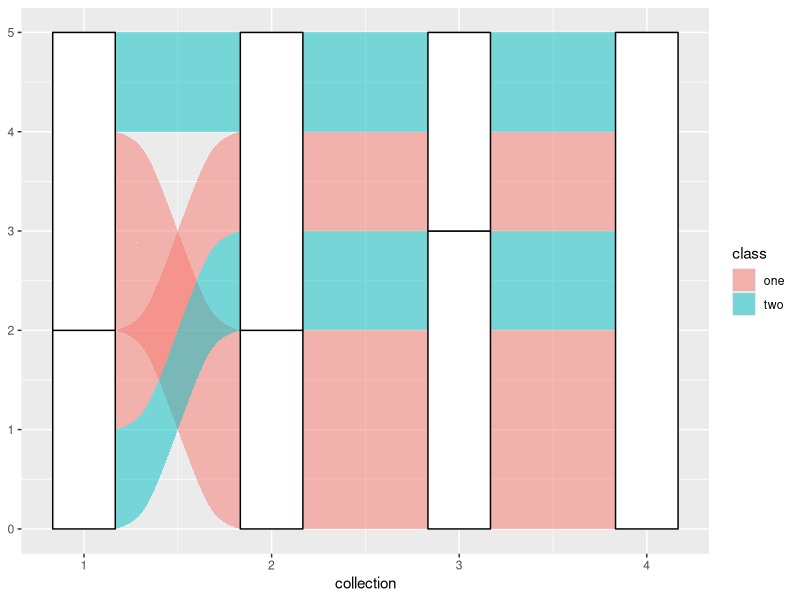
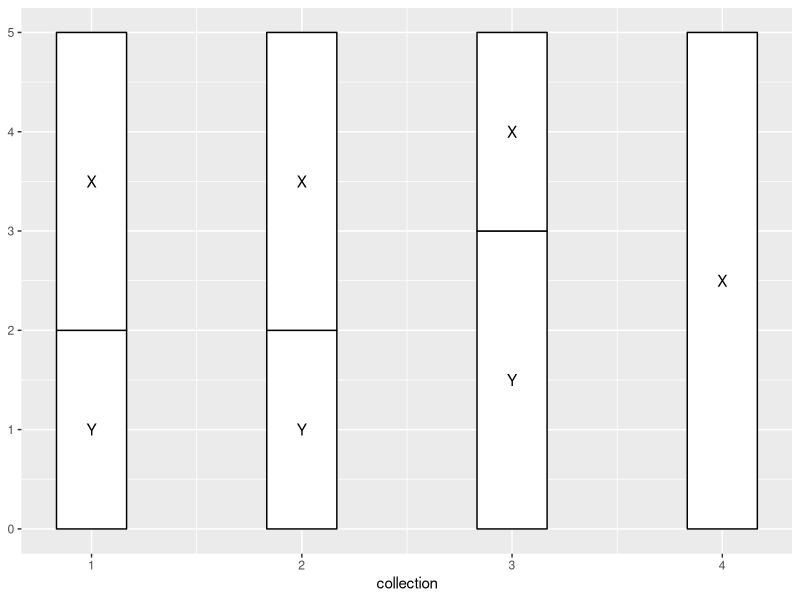
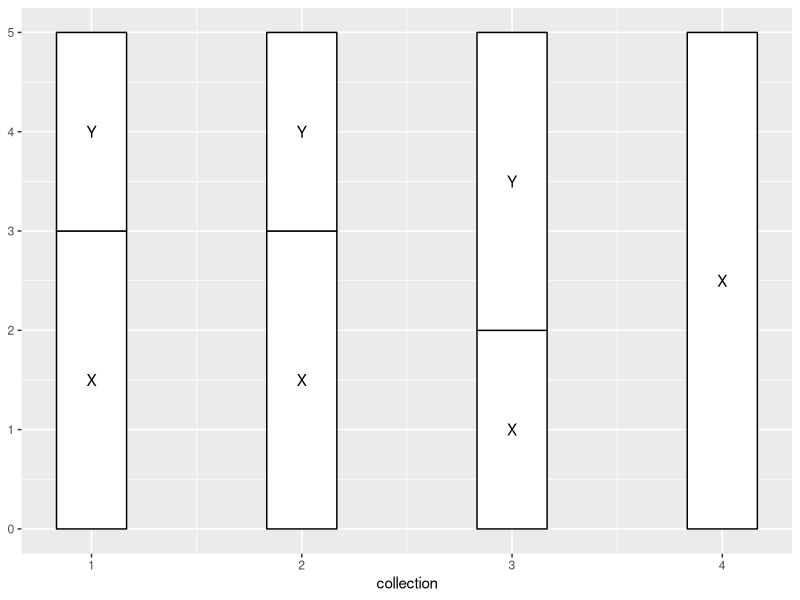
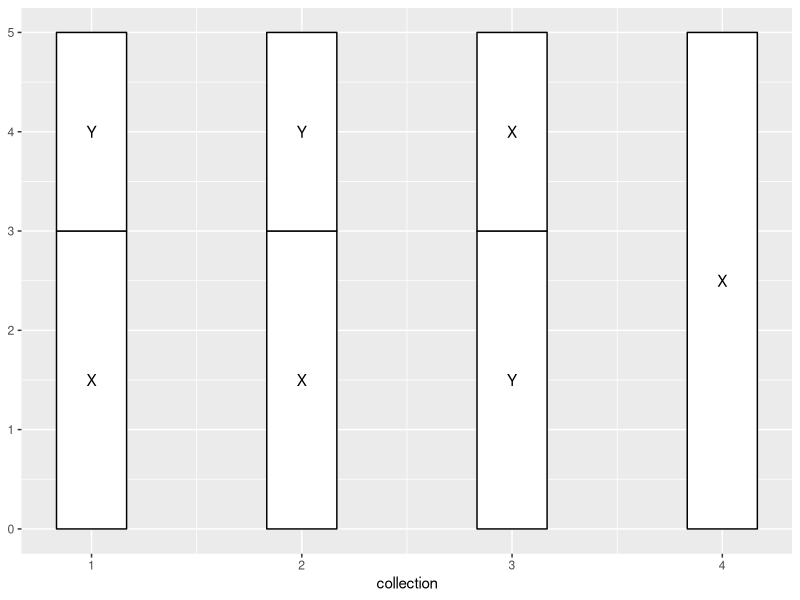
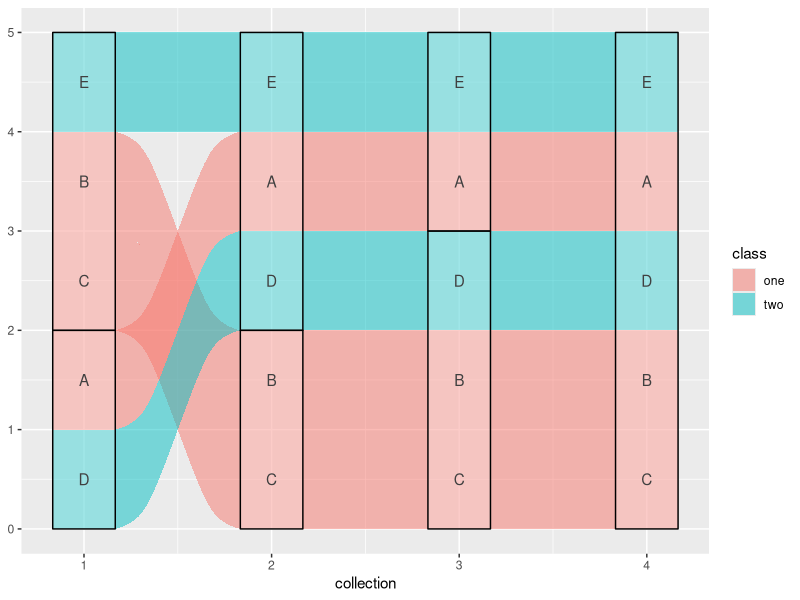
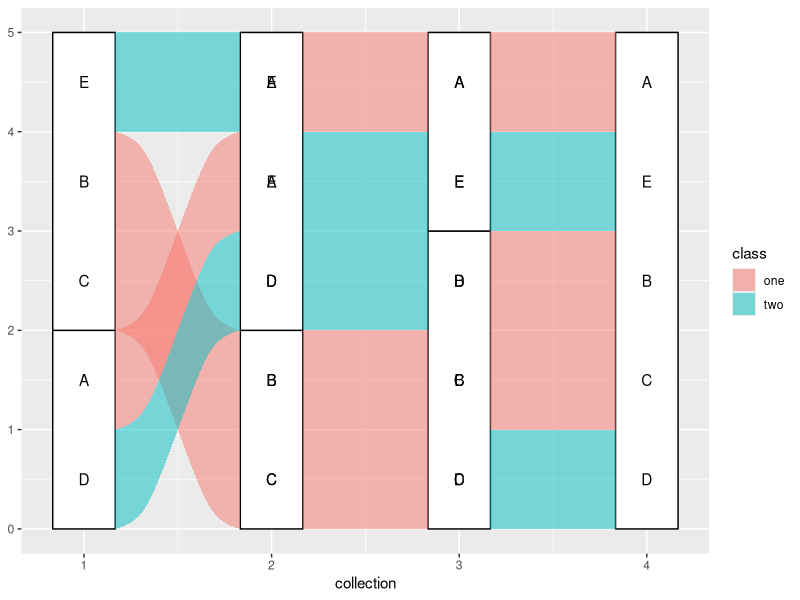
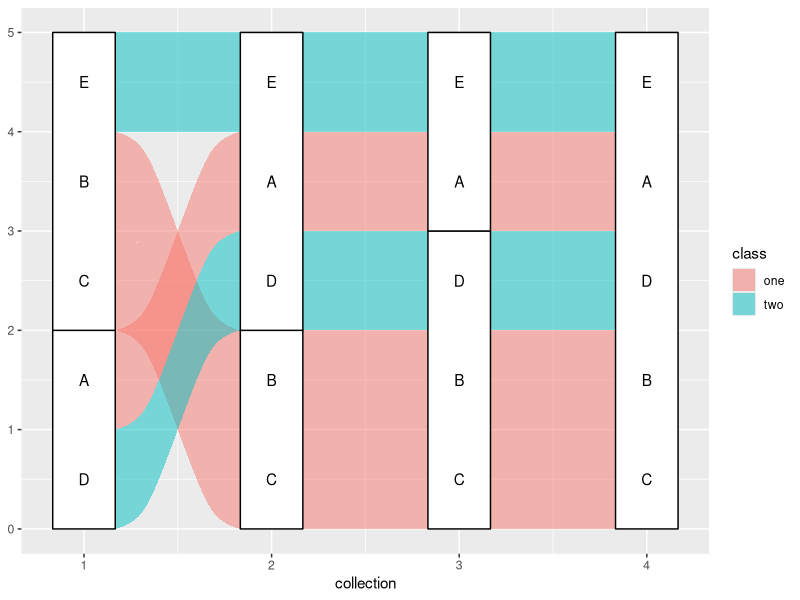
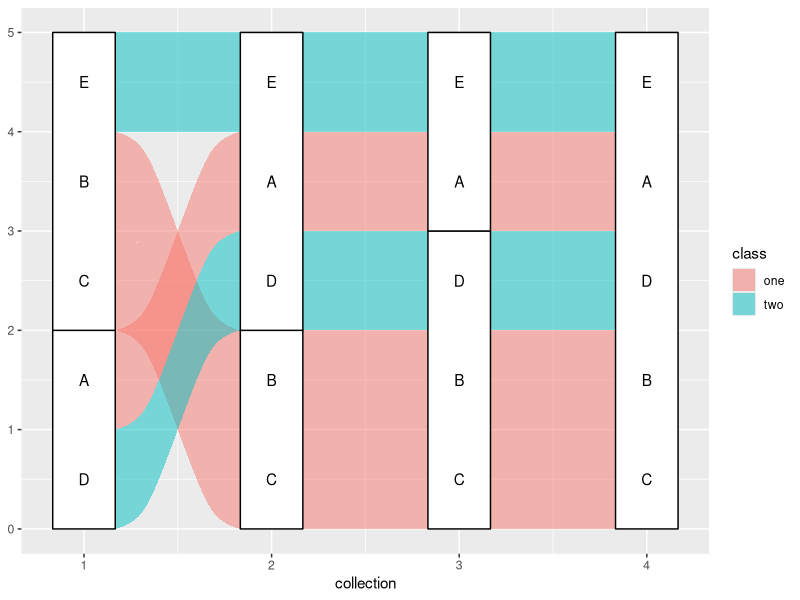

Recreate these plots in R, in order. (Note: this script raises an error after producing the figures.)
## ---- chunk 1
knitr::opts_chunk$set(fig.width = 6, fig.height = 3, fig.align = "center")
library(ggalluvial)
## ---- chunk 2
# toy data set
set.seed(0)
toy <- data.frame(
  subject = rep(LETTERS[1:5], times = 4),
  collection = rep(1:4, each  = 5),
  category = rep(
    sample(c("X", "Y"), 16, replace = TRUE),
    rep(c(1, 2, 1, 1), times = 4)
  ),
  class = c("one", "one", "one", "two", "two")
)
print(toy)
## ---- chunk 3
ggplot(toy, aes(x = collection, stratum = category, alluvium = subject)) +
  geom_alluvium(aes(fill = class)) +
  geom_stratum()
## ---- chunk 4
# collection point and category variables only
data <- setNames(toy[, 2:3], c("x", "stratum"))
# required fields for stat transformations
data$y <- 1
data$PANEL <- 1
# stratum transformation
StatStratum$compute_panel(data)
## ---- chunk 5
ggplot(toy, aes(x = collection, stratum = category)) +
  stat_stratum() +
  stat_stratum(geom = "text", aes(label = category))
## ---- chunk 6
# stratum transformation with strata in original order
StatStratum$compute_panel(data, reverse = FALSE)
ggplot(toy, aes(x = collection, stratum = category)) +
  stat_stratum(reverse = FALSE) +
  stat_stratum(geom = "text", aes(label = category), reverse = FALSE)
## ---- chunk 7
# stratum transformation with strata in original order
StatStratum$compute_panel(data, reverse = FALSE)
ggplot(toy, aes(x = collection, stratum = category)) +
  stat_stratum(decreasing = TRUE) +
  stat_stratum(geom = "text", aes(label = category), decreasing = TRUE)
## ---- chunk 8
# collection point, category, and subject variables
data <- setNames(toy[, 1:3], c("alluvium", "x", "stratum"))
# required fields for stat transformations
data$y <- 1
data$PANEL <- 1
# alluvium transformation
StatAlluvium$compute_panel(data)
## ---- chunk 9
ggplot(toy, aes(x = collection, stratum = category, alluvium = subject)) +
  stat_alluvium(aes(fill = class)) +
  stat_alluvium(geom = "text", aes(label = subject)) +
  stat_stratum(alpha = .25)
## ---- chunk 10
# flow transformation
StatFlow$compute_panel(data)
## ---- chunk 11
ggplot(toy, aes(x = collection, stratum = category, alluvium = subject)) +
  stat_stratum() +
  stat_flow(aes(fill = class)) +
  stat_flow(geom = "text", aes(label = subject))
## ---- chunk 12
for (i in 1:4) print(lode_zigzag(4, i))
## ---- chunk 13
for (i in 1:4) print(lode_backfront(4, i))
ggplot(toy, aes(x = collection, stratum = category, alluvium = subject)) +
  stat_alluvium(aes(fill = class), lode.guidance = "backfront") +
  stat_stratum() +
  stat_alluvium(geom = "text", aes(label = subject),
                lode.guidance = "backfront")
## ---- chunk 14
for (i in 1:4) print(lode_backward(4, i))
ggplot(toy, aes(x = collection, stratum = category, alluvium = subject)) +
  stat_alluvium(aes(fill = class), lode.guidance = "backward") +
  stat_stratum() +
  stat_alluvium(geom = "text", aes(label = subject),
                lode.guidance = "backward")
## ---- chunk 15
ggplot(toy, aes(x = collection, stratum = category, alluvium = subject)) +
  stat_alluvium(aes(fill = class), aes.bind = "alluvia") +
  stat_stratum() +
  stat_alluvium(geom = "text", aes(fill = class, label = subject),
                aes.bind = "alluvia")
## ---- chunk 16
ggplot(toy, aes(x = collection, stratum = category, alluvium = subject)) +
  stat_alluvium(aes(fill = class), aes.bind = "flows") +
  stat_stratum() +
  stat_alluvium(geom = "text", aes(fill = class, label = subject),
                aes.bind = "flows")
## ---- chunk 17
ggplot(toy, aes(x = collection, stratum = category, alluvium = subject)) +
  stat_flow(aes(fill = class), aes.bind = "flows") +
  stat_stratum() +
  stat_flow(geom = "text", aes(fill = class, label = subject),
            aes.bind = "flows")
## ---- chunk 18
lode_ord <- matrix(1:5, nrow = 5, ncol = 4)
ggplot(toy, aes(x = collection, stratum = category, alluvium = subject)) +
  stat_alluvium(aes(fill = class), lode.ordering = lode_ord) +
  stat_stratum() +
  stat_alluvium(geom = "text", aes(fill = class, label = subject),
                lode.ordering = lode_ord)
## ---- chunk 19
set.seed(78)
toy$sign <- sample(c(-1, 1), nrow(toy), replace = TRUE)
print(toy)
ggplot(toy, aes(x = collection, y = sign)) +
  geom_bar(aes(fill = class), stat = "identity")
## ---- chunk 20
ggplot(toy, aes(x = collection, stratum = category, alluvium = subject,
                y = sign)) +
  geom_flow(aes(fill = class)) +
  geom_stratum() +
  geom_text(stat = "stratum", aes(label = category))
## ---- chunk 21
ggplot(toy, aes(x = collection, stratum = category, alluvium = subject,
                y = sign)) +
  geom_alluvium(aes(fill = class), absolute = FALSE) +
  geom_stratum(absolute = FALSE) +
  geom_text(stat = "alluvium", aes(label = subject), absolute = FALSE)
## ---- chunk 22
sessioninfo::session_info()
